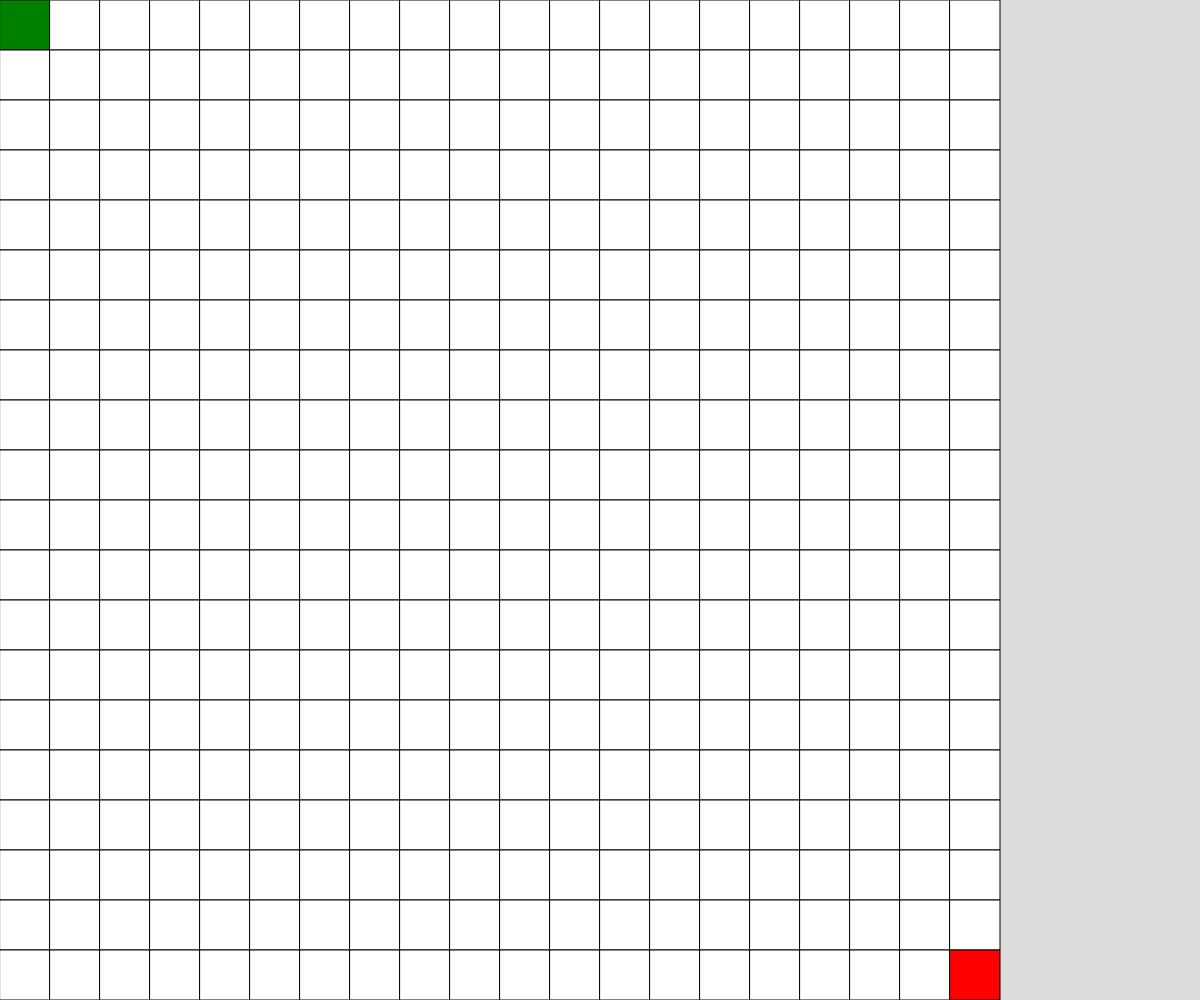
Frame 1 (no input)
Frame 60 (no input): identical to frame 1, image omitted
Frame 120 (the mouse pressed at the canvas centre since frame 60): identical to frame 1, image omitted

The p5.js sketch that drew this single still picture (run headless with seeded random() and noise() and a simulated clock; from frame 60 on, the mouse is pressed at the canvas centre):

// p5.js sketch
// ── sketch.js
// Character in grid demo

let grid;
const GRID_SIZE = 20;
let cellSize;
let playerX = 0;
let playerY = 0;
let player2X = 19;
let player2Y = 19;


function setup() {
  createCanvas(windowWidth, windowHeight);
  grid = generateEmptyGrid(GRID_SIZE, GRID_SIZE);

  //put player in the grid
  grid[playerY][playerX] = 9;
  grid[player2Y][player2X] = 3;

  if (height > width) {
    cellSize = width/GRID_SIZE;
  }
  else {
    cellSize = height/GRID_SIZE;
  }
}

function draw() {
  background(220);
  displayGrid();
}

function keyTyped() {
  if (key === "e") {
    grid = generateEmptyGrid(GRID_SIZE, GRID_SIZE);
  }
  else if (key === "s") { //move down
    movePlayer(0, 1);
  }
  else if (key === "w") { //move up
    movePlayer(0, -1);
  }
  else if (key === "a") { //move left
    movePlayer(-1, 0);
  }
  else if (key === "d") { //move right
    movePlayer(1, 0);
  }
}

function movePlayer(x, y) {
  //edge case check
  if (playerX + x >= 0 && playerX + x < GRID_SIZE &&
      playerY + y >= 0 && playerY + y < GRID_SIZE) {

    //check if we are hitting a wall
    if (grid[playerY + y][playerX + x] === 0) {


      playerX += x;
      playerY += y;

      //update grid here
      grid[playerY][playerX] = 9;
    } 
  } 
}

function movePlayer2(x, y) {
  //edge case check
  if (player2X + x >= 0 && player2X + x < GRID_SIZE &&
      player2Y + y >= 0 && player2Y + y < GRID_SIZE) {

    //check if we are hitting a wall
    if (grid[player2Y + y][player2X + x] === 0) {


      player2X += x;
      player2Y += y;

      //update grid here
      grid[player2Y][player2X] = 9;
    } 
  } 
}

function displayGrid() {
  for (let y = 0; y < GRID_SIZE; y++) {
    for (let x = 0; x < GRID_SIZE; x++) {
      if (grid[y][x] === 0) {
        fill("white");
      }
      else if (grid[y][x] === 9) {
        fill("green");
      }
      else if (grid[y][x] === 3) {
        fill("red");
      }
      rect(x*cellSize, y*cellSize, cellSize, cellSize);
    }
  }
}

function generateEmptyGrid(cols, rows) {
  let newGrid = [];
  for (let y = 0; y < rows; y++) {
    newGrid.push([]);
    for (let x = 0; x < cols; x++) {
      newGrid[y].push(0);
    }
  }
  return newGrid;
}
